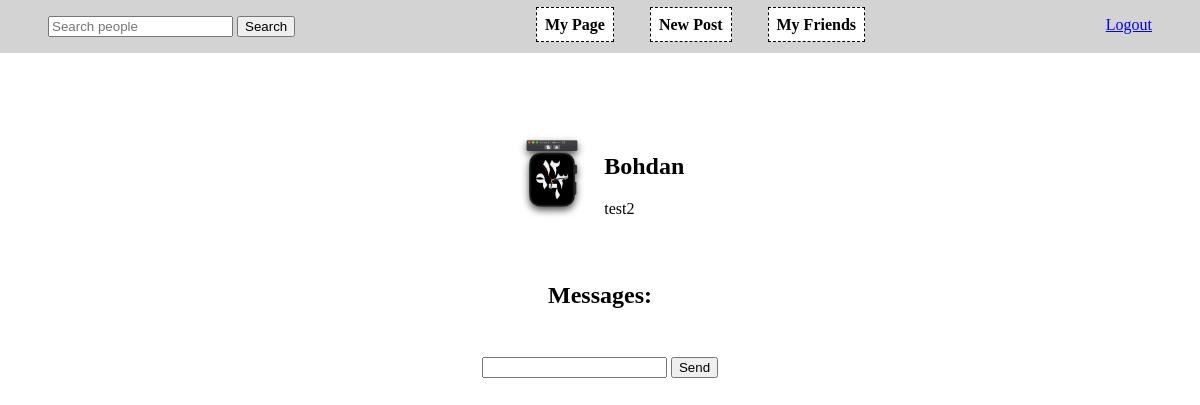
Screenshot of /chat/test2 (signed in) with the database file from the repository.
### social_network/models.py (models this page shows, shortened)
class User(db.Model, UserMixin):
    id = db.Column(db.Integer, primary_key=True)
    username = db.Column(db.String(32), unique=True, nullable=False)
    password = db.Column(db.String(64), nullable=False)
    image_file = db.Column(db.String(32), nullable=False,
                           default="default_profile.jpg")
    name = db.Column(db.String(64), nullable=False)
    gender = db.Column(
        db.Boolean(), nullable=False)
    city = db.Column(db.String(32), nullable=False)
    born = db.Column(
        db.Integer)
    posts = db.relationship("Post", backref="author")
    friendship = db.relationship(
        "Friendship", foreign_keys='Friendship.user1_id', backref="friend")
    friendship = db.relationship(
        "Friendship", foreign_keys='Friendship.user2_id', backref="friend")
    def __repr__(self):
        return f"User('{self.username}', '{self.name}')"

### social_network/main/routes.py (the view, shortened to what this page needs)
@main.route("/chat/<username>", methods=["GET", "POST"])
@login_required
def chat(username):
    u = User.query.filter(User.username == username).first()
    print(u)
    if u is None:
        return redirect(url_for("main.profile"))
    m = Message.query.filter(
        or_(
            and_(Message.user1_id == u.id, Message.user2_id == current_user.id),
            and_(Message.user2_id == u.id, Message.user1_id == current_user.id)
        )
    ).order_by(Message.date_created.desc()).all()
    print(m)
    return render_template("main/chat_page.html", user=u, messages=reversed(m), my_id=current_user.id)

### social_network/models.py (called while the page is built)
@login_manager.user_loader
def load_user(user_id):
    return User.query.get(int(user_id))

### social_network/templates/main/chat_page.html (shortened to what this page needs)
{% extends 'layout.html' %} {% block content %}
<section class="info">
    <img src="../../static/img/{{ user.image_file }}" style="height: 5.5em;">
    <div class="infofiels">
        <h1>{{user.name}}</h1>
        <p>{{user.username}}</p>
    </div>
</section>
<section class="posts">
    <h1>Messages: </h1>
</section>
<section>
    <form method="post">
        <input type="text" name="message" required>
        <input type="submit" value="Send">
    </form>
</section>
{% endblock content %}

### social_network/static/main.css (style rules this page uses)
body { margin: 0; padding: 0; }
.info { display: flex; justify-content: center; }
.infofiels { padding-left: 1em; text-align: left; }
.posts { margin-top: 3em; text-align: center; }
form { text-align: center; }
section { margin: 3em 0; text-align: center; }

### rows the page displays
User: image_file (picture), name "Bohdan", username "test2"
